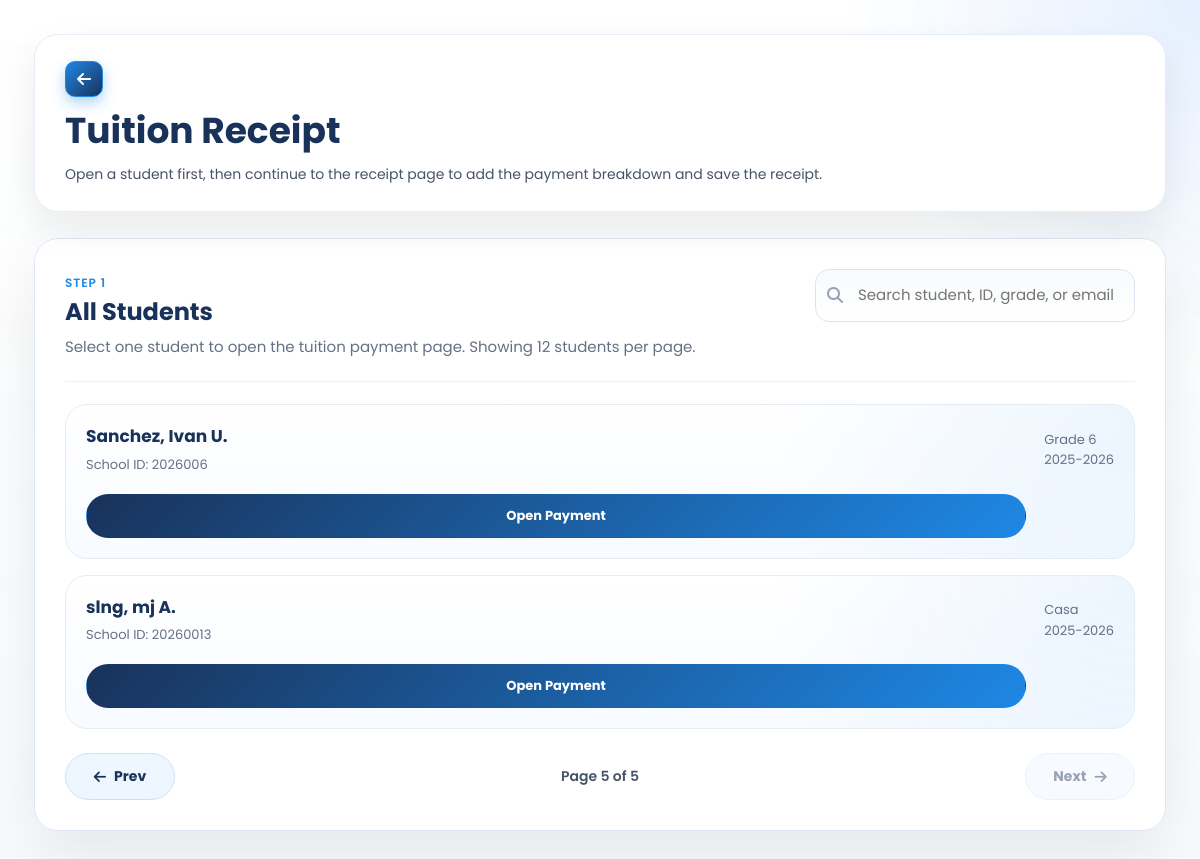
Page /SmartEnroll/tuition_receipt.php?page=5 (signed in) on the earlier database version.
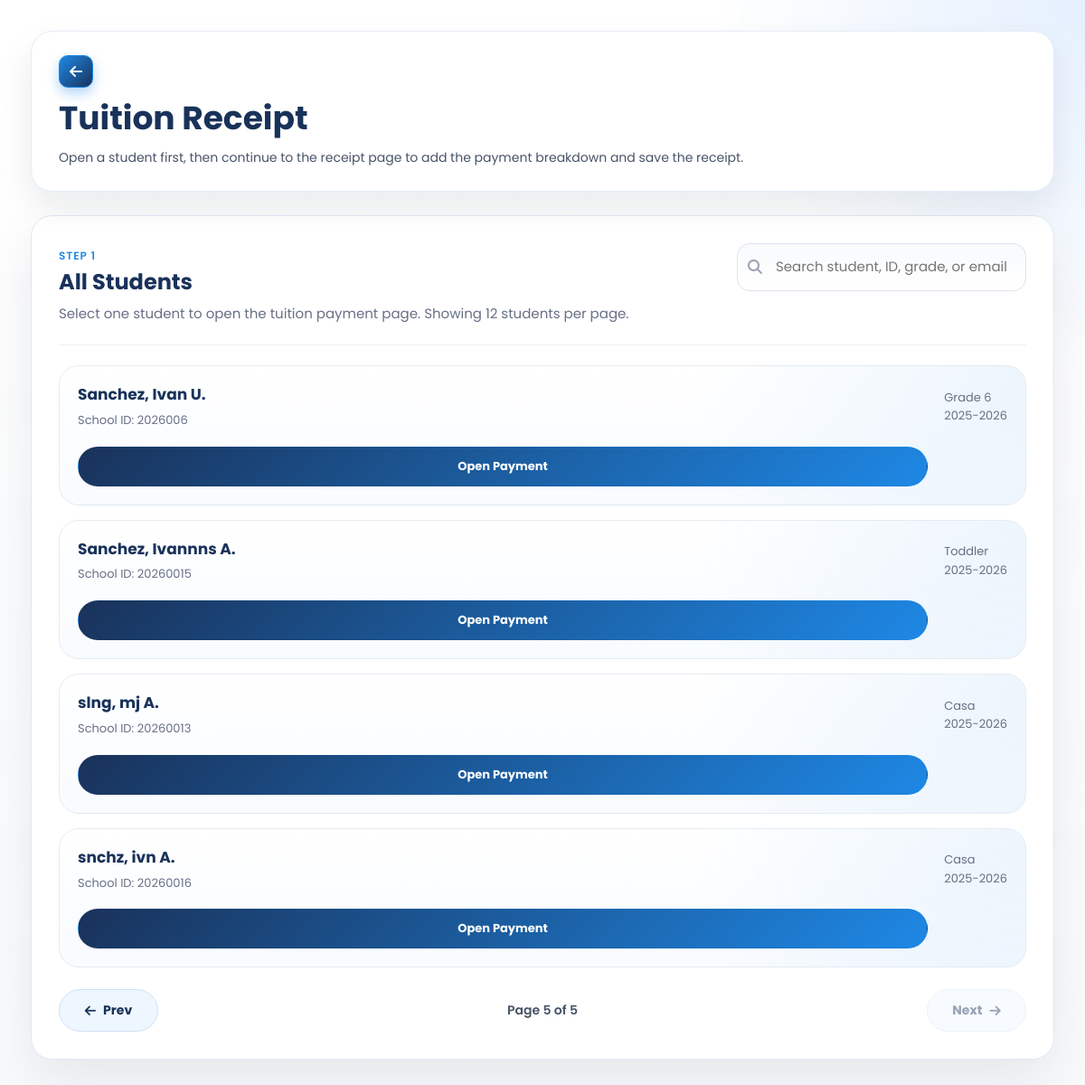
Same page on the later database version.
### tables this page shows
CREATE TABLE `enrollments` (
  `id` int(11) NOT NULL,
  `grade_level` varchar(50) DEFAULT NULL,
  `student_id` varchar(20) DEFAULT NULL,
  `school_year` varchar(20) DEFAULT NULL,
  `student_status` varchar(50) DEFAULT NULL,
  `completion_date` date DEFAULT NULL,
  `learner_lname` varchar(100) DEFAULT NULL,
  `learner_fname` varchar(100) DEFAULT NULL,
  `learner_mname` varchar(100) DEFAULT NULL,
  `learner_ext` varchar(20) DEFAULT NULL,
  `nickname` varchar(100) DEFAULT NULL,
  `sex` varchar(20) DEFAULT NULL,
  `dob` varchar(20) DEFAULT NULL,
  `age` int(11) DEFAULT NULL,
  `mother_tongue` varchar(100) DEFAULT NULL,
  `religion` varchar(100) DEFAULT NULL,
  `email` varchar(150) DEFAULT NULL,
  `province` varchar(100) DEFAULT NULL,
  `municipality` varchar(100) DEFAULT NULL,
  `barangay` varchar(100) DEFAULT NULL,
  `street` varchar(150) DEFAULT NULL,
  `father_lname` varchar(100) DEFAULT NULL,
  `father_fname` varchar(100) DEFAULT NULL,
  `father_mname` varchar(100) DEFAULT NULL,
  `father_occ` varchar(100) DEFAULT NULL,
  `father_contact` varchar(50) DEFAULT NULL,
  `mother_lname` varchar(100) DEFAULT NULL,
  `mother_fname` varchar(100) DEFAULT NULL,
  `mother_mname` varchar(100) DEFAULT NULL,
  `mother_occ` varchar(100) DEFAULT NULL,
  `mother_contact` varchar(50) DEFAULT NULL,
  `mother_maiden` varchar(100) DEFAULT NULL,
  `guardian_type` varchar(50) DEFAULT NULL,
  `guardian_lname` varchar(100) DEFAULT NULL,
  `guardian_fname` varchar(100) DEFAULT NULL,
  `guardian_mname` varchar(100) DEFAULT NULL,
  `guardian_occ` varchar(100) DEFAULT NULL,
  `guardian_contact` varchar(50) DEFAULT NULL,
  `emergency1_name` varchar(150) DEFAULT NULL,
  `emergency1_relationship` varchar(100) DEFAULT NULL,
  `emergency1_contact` varchar(50) DEFAULT NULL,
  `emergency2_name` varchar(150) DEFAULT NULL,
  `emergency2_relationship` varchar(100) DEFAULT NULL,
  `emergency2_contact` varchar(50) DEFAULT NULL,
  `emergency3_name` varchar(150) DEFAULT NULL,
  `emergency3_relationship` varchar(100) DEFAULT NULL,
  `emergency3_contact` varchar(50) DEFAULT NULL,
  `special_needs` text DEFAULT NULL,
  `medication` varchar(10) DEFAULT NULL,
  `medication_details` text DEFAULT NULL,
  `created_at` timestamp NOT NULL DEFAULT current_timestamp()
);

### SmartEnroll/tuition_receipt.php (the view, shortened to what the changed rows need)
<?php
$students = [];
$error = '';
$studentsPerPage = 12;
$currentPage = max(1, (int)($_GET['page'] ?? 1));
function format_name(array $row): string
{
    $m = trim((string)($row['learner_mname'] ?? ''));
    $mi = $m !== '' ? strtoupper(mb_substr($m, 0, 1)) . '.' : '';
    $full = trim(
        ($row['learner_lname'] ?? '') . ', ' .
        ($row['learner_fname'] ?? '') . ' ' . $mi
    );
    return trim(preg_replace('/\s+/', ' ', $full), ' ,');
}
try {
    $conn = new mysqli('127.0.0.1', 'root', '', 'smartenroll');
    $conn->set_charset('utf8mb4');
    $whereSql = '';
    $searchLike = '';
    if ($whereSql !== '') {
        $countStmt = $conn->prepare("SELECT COUNT(*) AS total FROM enrollments {$whereSql}");
        $countStmt->bind_param('s', $searchLike);
        $countStmt->execute();
        $countResult = $countStmt->get_result();
    } else {
        $countResult = $conn->query("SELECT COUNT(*) AS total FROM enrollments");
    }
    $totalStudents = (int)($countResult->fetch_assoc()['total'] ?? 0);
    $totalPages = max(1, (int)ceil($totalStudents / $studentsPerPage));
    $currentPage = min($currentPage, $totalPages);
    $offset = ($currentPage - 1) * $studentsPerPage;
    $sql = "
        SELECT id, student_id, learner_lname, learner_fname, learner_mname, grade_level, school_year, email
        FROM enrollments
        {$whereSql}
        ORDER BY learner_lname ASC, learner_fname ASC, id DESC
        LIMIT ? OFFSET ?
    ";
    $stmt = $conn->prepare($sql);
    if ($whereSql !== '') {
        $stmt->bind_param('sii', $searchLike, $studentsPerPage, $offset);
    } else {
        $stmt->bind_param('ii', $studentsPerPage, $offset);
    }
    $stmt->execute();
    $result = $stmt->get_result();
    while ($row = $result->fetch_assoc()) {
        $students[] = $row;
    }
} catch (Throwable $e) {
    $error = $e->getMessage();
}
?>
<!DOCTYPE html>
<html lang="en">
<head>
    <link rel="stylesheet" href="css/style.css">
    <link rel="stylesheet" href="css/pay_tuition.css">
    <link rel="stylesheet" href="https://cdnjs.cloudflare.com/ajax/libs/font-awesome/6.5.0/css/all.min.css">
</head>
<body class="dashboard-page dashboard-white-page">
<main class="dashboard-main pay-list-main">
    <div class="dashboard-header tuition-header">
        <div class="student-header-left">
            <div class="student-header-title">
                <h1>Tuition Receipt</h1>
            </div>
        </div>
    </div>
    <section class="student-directory-card">
        <div class="panel-top student-panel-top">
            <div>
                <h2>All Students</h2>
            </div>
        </div>
        <?php if (!$error && empty($students)): ?>
            <div class="empty-state">
                <i class="fa-solid fa-users"></i>
                <h2>No Students Found</h2>
                <p>There are no enrolled students available for tuition payment yet.</p>
            </div>
        <?php else: ?>
            <div class="student-card-list student-card-list-wide" id="payStudentList">
                <?php foreach ($students as $student): ?>
                    <?php $fullName = format_name($student) ?: 'N/A'; ?>
                    <a
                        class="student-pick-card"
                        href="tuition_receipt_details.php?student_id=<?php echo urlencode((string)$student['student_id']); ?>"
                        data-search="<?php echo htmlspecialchars(strtolower(implode(' ', [
                            (string)($student['student_id'] ?? ''),
                            $fullName,
                            (string)($student['grade_level'] ?? ''),
                            (string)($student['email'] ?? ''),
                            (string)($student['school_year'] ?? '')
                        ]))); ?>"
                    >
                        <div class="student-pick-main">
                            <strong><?php echo htmlspecialchars($fullName); ?></strong>
                            <span>School ID: <?php echo htmlspecialchars((string)($student['student_id'] ?? '')); ?></span>
                        </div>
                        <div class="student-pick-meta">
                            <span><?php echo htmlspecialchars((string)($student['grade_level'] ?? 'N/A')); ?></span>
                            <small><?php echo htmlspecialchars((string)($student['school_year'] ?? 'No school year')); ?></small>
                        </div>
                        <div class="student-pick-action">Open Payment</div>
                    </a>
                <?php endforeach; ?>
            </div>
        <?php endif; ?>
    </section>
</main>
</body>
</html>

Differences in the rows shown:
added enrollments: fullName "Sanchez, Ivannns A.", student "20260015", grade_level "Toddler", school_year "2025-2026"
added enrollments: fullName "snchz, ivn A.", student "20260016", grade_level "Casa", school_year "2025-2026"
